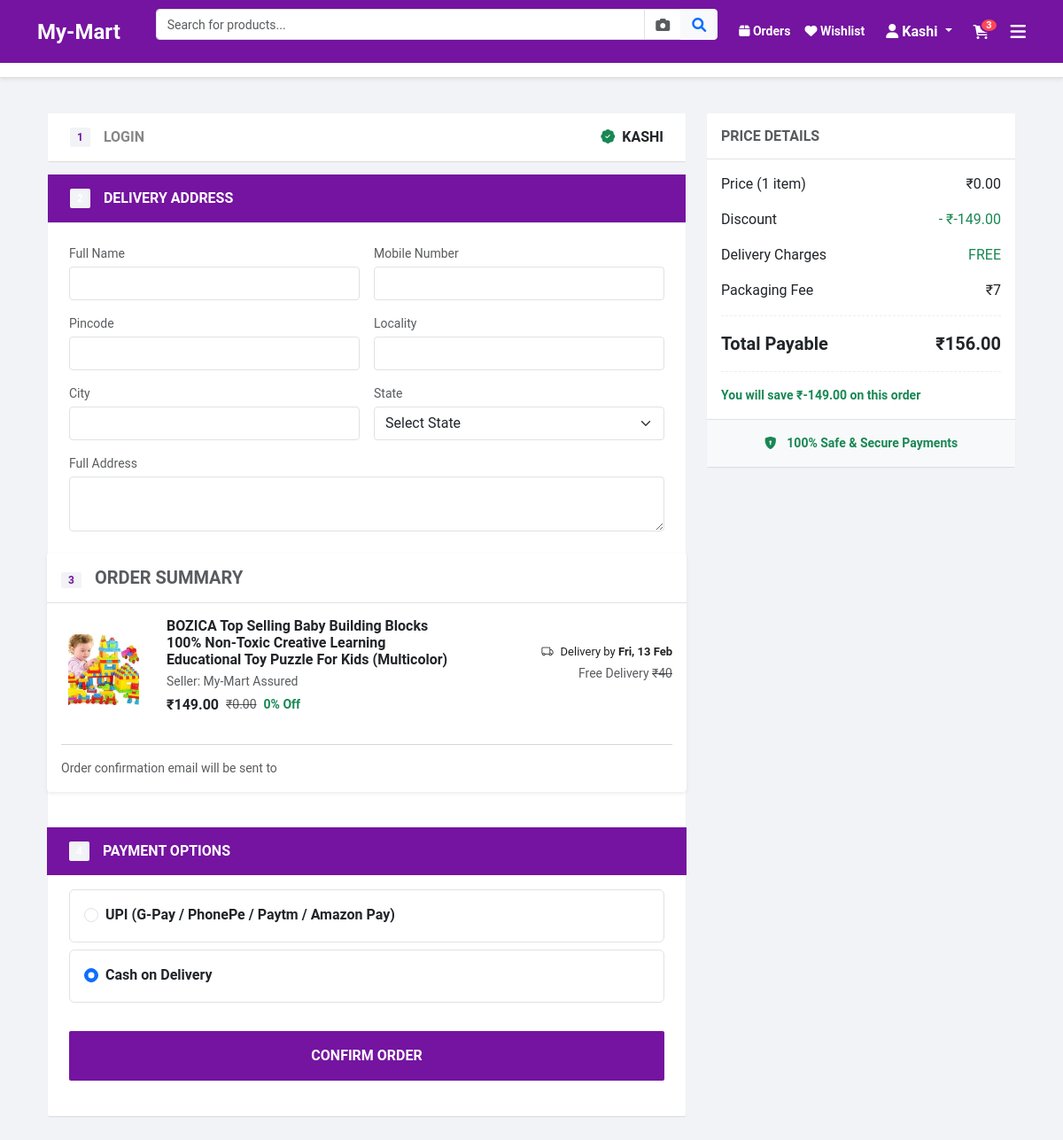
Screenshot of /checkout/?prod_id=18 (signed in) with the database file from the repository.
### collection/models.py (models this page shows, shortened)
class Product(models.Model):
    category = models.ForeignKey('Category', on_delete=models.CASCADE, related_name='products')
    name = models.CharField(max_length=200)
    description = models.TextField()
    original_price = models.DecimalField(max_digits=10, decimal_places=2, default=0.00)
    selling_price = models.DecimalField(max_digits=10, decimal_places=2, default=0.00)
    price = models.DecimalField(max_digits=10, decimal_places=2, default=0.00)
    discount_price = models.DecimalField(max_digits=10, decimal_places=2, null=True, blank=True)
    image = models.ImageField(upload_to='products/')
    is_featured = models.BooleanField(default=False)
    stock = models.IntegerField(default=10)
    created_at = models.DateTimeField(auto_now_add=True)
    def get_discount_percent(self):
        if self.original_price > 0 and self.original_price > self.selling_price:
            discount = ((self.original_price - self.selling_price) / self.original_price) * 100
            return int(discount)
        return 0 # अगर डिस्काउंट नहीं है या कीमत 0 है तो 0 वापस करेगा

### collection/views.py (the view, shortened to what this page needs)
# urls.py: path('checkout/', views.checkout, name='checkout'),
@login_required
def checkout(request):
    buy_now_id = request.GET.get('prod_id') or request.GET.get('item_id') or request.session.get('buy_now_product_id')
    items = []
    total_mrp = 0
    total_amount = 0
    count = 0
    if buy_now_id:
        product = get_object_or_404(Product, id=buy_now_id)
        items = [{
            'product': product,
            'quantity': 1,
            'total_price': product.selling_price
        }]
        total_mrp = getattr(product, 'original_price', product.price)
        total_amount = product.selling_price
        count = 1
    total_discount = total_mrp - total_amount
    if request.method == 'POST':
        pass
    context = {
        'items': items,
        'total_mrp': total_mrp,
        'total_amount': total_amount,
        'total_discount': total_discount,
        'count': count,
        'item_id': buy_now_id, # Isse place_order ko pata chalega ki single item hai
    }
    return render(request, 'collection/checkout.html', context)

### collection/context_processors.py (called while the page is built)
def cart_count_processor(request):
    if request.user.is_authenticated:
        count = CartItem.objects.filter(user=request.user).count()
        return {'cart_count': count}
    return {'cart_count': 0}

### collection/templates/collection/checkout.html (shortened to what this page needs)
<html>
{% extends 'collection/index.html' %}
{% block content %}
<link rel="stylesheet" href="https://cdn.jsdelivr.net/npm/bootstrap-icons@1.11.1/font/bootstrap-icons.css">
<div class="container py-4">
    <div class="row">
        <div class="col-md-8">
  <div class="checkout-step">
      <div class="step-header">
          <span class="step-number">1</span>
          <span class="step-title text-uppercase">Login</span>
          <span class="ms-auto fw-bold text-dark"><i class="bi bi-patch-check-fill text-success me-2"></i>{{user.username|upper }}</span>
      </div>
  </div>
  <div class="checkout-step">
      <div class="step-header active">
          <span class="step-number">2</span>
          <span class="step-title text-uppercase">Delivery Address</span>
      </div>
      <div class="p-4 border-top">
          <form method="POST" action="{% url 'place_order' %}" id="mainOrderForm">
    <div class="row g-3">
        <div class="col-md-6"><label class="small text-muted mb-1">Full Name</label><input type="text" class="form-control rounded-1" name="name" required></div>
        <div class="col-md-6"><label class="small text-muted mb-1">Mobile Number</label><input type="text" class="form-control rounded-1" name="phone" required></div>
        <div class="col-md-6"><label class="small text-muted mb-1">Pincode</label><input type="text" class="form-control rounded-1" name="pincode" required></div>
        <div class="col-md-6"><label class="small text-muted mb-1">Locality</label><input type="text" class="form-control rounded-1" name="locality" required></div>
        <div class="col-md-6"><label class="small text-muted mb-1">City</label><input type="text" class="form-control rounded-1" name="city" required></div>
        <div class="col-md-6">
            <label class="small text-muted mb-1">State</label>
            <select class="form-select rounded-1" name="state" required>
    <option value="" selected disabled>Select State</option>
            </select>
        </div>
        <div class="col-12"><label class="small text-muted mb-1">Full Address</label><textarea class="form-control rounded-1" name="address" rows="2" required></textarea></div>
        <div class="col-12 mt-4">
            <div class="card shadow-sm border-0 rounded-1 mb-3" style="margin-left: -25px; margin-right: -25px;">
    <div class="card-header bg-white py-3 border-bottom d-flex justify-content-between align-items-center">
        <h5 class="mb-0 fw-bold text-muted"><span class="step-number" style="margin-right: 10px;">3</span> ORDER SUMMARY</h5>
    </div>
    <div class="card-body">
        {% for item in items %}
        <div class="row mb-4 align-items-center">
  <div class="col-md-2 text-center">
      <img src="{{ item.product.image.url }}" class="img-fluid" style="max-height: 80px; object-fit: contain;">
  </div>
  <div class="col-md-6">
      <h6 class="fw-bold mb-1">{{ item.product.name }}</h6>
      <p class="small text-muted mb-1">Seller: My-Mart Assured</p>
      <div class="d-flex align-items-center gap-2 mb-2">
          <span class="fw-bold">₹{{ item.product.selling_price }}</span>
          <span class="text-muted text-decoration-line-through small">₹{{ item.product.original_price }}</span>
          <span class="text-success small fw-bold">{{ item.product.get_discount_percent }}% Off</span>
      </div>
  </div>
  <div class="col-md-4 text-md-end">
      <p class="delivery-date mb-1"><i class="bi bi-truck me-2"></i>Delivery by <span class="fw-bold" id="est-date-{{ forloop.counter }}"></span></p>
      <p class="small text-muted">Free Delivery <span class="text-decoration-line-through">₹40</span></p>
  </div>
        </div>
        <hr class="text-muted opacity-25">
        {% endfor %}
        <div class="d-flex justify-content-between align-items-center mt-3">
  <p class="mb-0 small text-muted">Order confirmation email will be sent to <strong>{{ request.user.email }}</strong></p>
        </div>
    </div>
            </div>
        </div>
        <div class="col-12 mt-4">
            <div class="step-header active mb-3" style="margin-left: -25px; margin-right: -25px;">
    <span class="step-number">4</span>
    <span class="step-title text-uppercase">Payment Options</span>
            </div>
            <div class="payment-options">
    <div class="payment-option-box mb-2 border rounded p-3">
        <div class="form-check">
  <input class="form-check-input" type="radio" name="payment_mode" id="upi" value="UPI" onclick="togglePayment('upi')">
  <label class="form-check-label fw-bold" for="upi">UPI (G-Pay / PhonePe / Paytm / Amazon Pay)</label>
        </div>
    </div>
    <div class="payment-option-box mb-2 border rounded p-3">
        <div class="form-check">
  <input class="form-check-input" type="radio" name="payment_mode" id="cod" value="COD" checked onclick="togglePayment('cod')">
  <label class="form-check-label fw-bold" for="cod">Cash on Delivery</label>
        </div>
    </div>
            </div>
        </div>
        <div class="col-12 mt-4">
            <button type="submit" class="btn btn-orange text-uppercase py-3">Confirm Order</button>
        </div>
    </div>
          </form>
      </div>
  </div>
        </div>
        <div class="col-md-4">
  <div class="price-details sticky-top" style="top: 20px;">
      <div class="p-3 border-bottom"><h6 class="text-muted fw-bold mb-0 text-uppercase">Price Details</h6></div>
      <div class="p-3">
          <div class="d-flex justify-content-between mb-3">
    <span>Price ({{ count }} item{% if count > 1 %}s{% endif %})</span>
    <span>₹{{ total_mrp|floatformat:2 }}</span>
          </div>
          <div class="d-flex justify-content-between mb-3">
    <span>Discount</span>
    <span class="text-success">- ₹{{ total_discount|floatformat:2 }}</span>
          </div>
          <div class="d-flex justify-content-between mb-3"><span>Delivery Charges</span><span class="text-success">FREE</span></div>
          <div class="d-flex justify-content-between mb-3"><span>Packaging Fee</span><span>₹7</span></div>
          <hr style="border-top: 1px dashed #bbb;">
          <div class="d-flex justify-content-between mb-3 fw-bold fs-5">
    <span>Total Payable</span>
    <span>₹{{ total_amount|add:7|floatformat:2 }}</span>
          </div>
          <hr style="border-top: 1px dashed #bbb;">
          <p class="text-success mb-0 fw-bold small">You will save ₹{{ total_discount|floatformat:2 }} on this order</p>
      </div>
      <div class="p-3 bg-light border-top text-center">
          <p class="text-success fw-bold mb-0 small"><i class="bi bi-shield-lock-fill me-2"></i> 100% Safe & Secure Payments</p>
      </div>
  </div>
        </div>
    </div>
</div>
{% endblock %}

### collection/templates/collection/index.html (shortened to what this page needs)
<!DOCTYPE html>
<html lang="en">
<head>
    <link href="https://cdn.jsdelivr.net/npm/bootstrap@5.3.0/dist/css/bootstrap.min.css" rel="stylesheet">
    <link rel="stylesheet" href="https://cdnjs.cloudflare.com/ajax/libs/font-awesome/6.0.0/css/all.min.css">
    <link rel="stylesheet" href="https://cdnjs.cloudflare.com/ajax/libs/animate.css/4.1.1/animate.min.css"/>
</head>
<body>
    <nav class="navbar navbar-expand-lg navbar-dark sticky-top">
        <div class="container">
            <a class="navbar-brand fw-bold fs-4" href="{% url 'index' %}">My-Mart</a>
            <form id="searchForm" class="d-flex flex-grow-1 mx-2 mx-lg-4" method="POST" action="{% url 'index' %}" enctype="multipart/form-data">
                <div class="input-group">
                    <input class="form-control" name="search" type="search" placeholder="Search for products..." style="border-radius: 4px 0 0 4px; height: 35px; font-size: 14px;">
                    <span class="input-group-text bg-white" style="cursor: pointer;" onclick="document.getElementById('cameraInput').click();">
                        <i class="fas fa-camera text-muted"></i>
                    </span>
                    <button class="btn btn-light" type="submit" style="border-radius: 0 4px 4px 0; height: 35px;">
                        <i class="fa fa-search text-primary"></i>
                    </button>
                </div>
            </form>
            <div class="d-flex align-items-center gap-3 text-white">
                <div class="d-none d-lg-flex align-items-center gap-3 me-2">
                    <a href="{% url 'my_orders' %}" class="nav-link-custom"><i class="fas fa-box"></i> Orders</a>
                    <a href="{% url 'view_wishlist' %}" class="nav-link-custom"><i class="fas fa-heart"></i> Wishlist</a>
                </div>
                {% if user.is_authenticated %}
                <div class="dropdown me-2">
                    <span class="dropdown-toggle fw-bold text-white" style="cursor: pointer;" data-bs-toggle="dropdown">
                        <i class="fa fa-user me-1"></i>{{ user.username|capfirst }}
                    </span>
                </div>
                {% else %}
                <a href="{% url 'login' %}" class="btn btn-light text-primary fw-bold btn-sm px-4 shadow-sm">Login</a>
                <a href="{% url 'signup' %}" class="text-white text-decoration-none fw-bold small ms-2 me-2">Sign Up</a>
                {% endif %}
                <a href="{% url 'view_cart' %}" class="text-white text-decoration-none fw-bold d-flex align-items-center gap-1 me-2">
                    <div class="cart-wrapper">
                        <i class="fas fa-shopping-cart"></i>
                        <span class="cart-badge" id="cart-count">{{ cart_count }}</span>
                    </div>
                </a>
                <a href="javascript:void(0)" class="text-white" data-bs-toggle="offcanvas" data-bs-target="#filterMenu">
                    <i class="fas fa-bars fa-lg"></i>
                </a>
            </div>
        </div>
    </nav>
    <div class="category-container mb-3 shadow-sm">
        <div class="container">
            <div class="row text-center py-2 flex-nowrap overflow-auto">
            </div>
        </div>
    </div>
    <div class="container">
        {% block content %}{% endblock %}
    </div>
</body>
</html>

### collection/templates/collection/index.html (style rules this page uses)
body { background-color: #fefffff5; font-family: 'Roboto', sans-serif; }
.navbar { background-color: #7414a0; padding: 10px 0; }
.category-container { background: white; border-bottom: 1px solid #ddd; }
.cart-wrapper { position: relative; display: inline-block; }
.cart-badge { position: absolute; top: -8px; right: -10px; background-color: #ff4757; color: white; font-size: 11px; font-weight: bold; padding: 1px 5px; border-radius: 50%; border: 2px solid #7414a0; line-height: 1; }
.nav-link-custom { color: white !important; font-weight: bold; text-decoration: none; font-size: 14px; }

### collection/templates/collection/checkout.html (style rules this page uses)
body { background-color: #f1f3f6; }
.checkout-step { background: #fff; margin-bottom: 15px; border-radius: 2px; box-shadow: 0 1px 1px 0 rgba(0,0,0,.1); }
.step-header { padding: 15px 25px; display: flex; align-items: center; background: #fff; }
.step-number { background: #f1f3f6; color: #7414a0; padding: 2px 8px; border-radius: 2px; font-weight: bold; margin-right: 15px; font-size: 12px; }
.step-title { color: #878787; font-weight: bold; font-size: 16px; }
.step-header.active { background: #7414a0; color: #fff; }
.step-header.active .step-title, .step-header.active .step-number { color: #fff; }
.btn-orange { background: #7414a0; color: #fff; border: none; border-radius: 2px; font-weight: bold; padding: 12px 25px; width: 100%; transition: 0.3s; }
.price-details { background: #fff; border-radius: 2px; box-shadow: 0 1px 1px 0 rgba(0,0,0,.1); }
.payment-option-box { border: 1px solid #f0f0f0; padding: 15px; cursor: pointer; transition: 0.3s; }
.delivery-date { font-size: 13px; color: #212121; }

### rows the page displays
Product: product.image (picture), product.name "BOZICA Top Selling Baby Building Blocks 100% Non-Toxic Creative Learning Educational Toy Puzzle For Kids (Multicolor)", product.selling_price "149.00", product.original_price "0.00", product.get_discount_percent "0", original_price "0.00", selling_price "156.00"

### other values shown
{{ user.username|capfirst }} "Kashi"
{{ cart_count }} "3"
{{ user.username|upper }} "KASHI"
{{ count }} "1"
{{ total_discount|floatformat:2 }} "-149.00"
